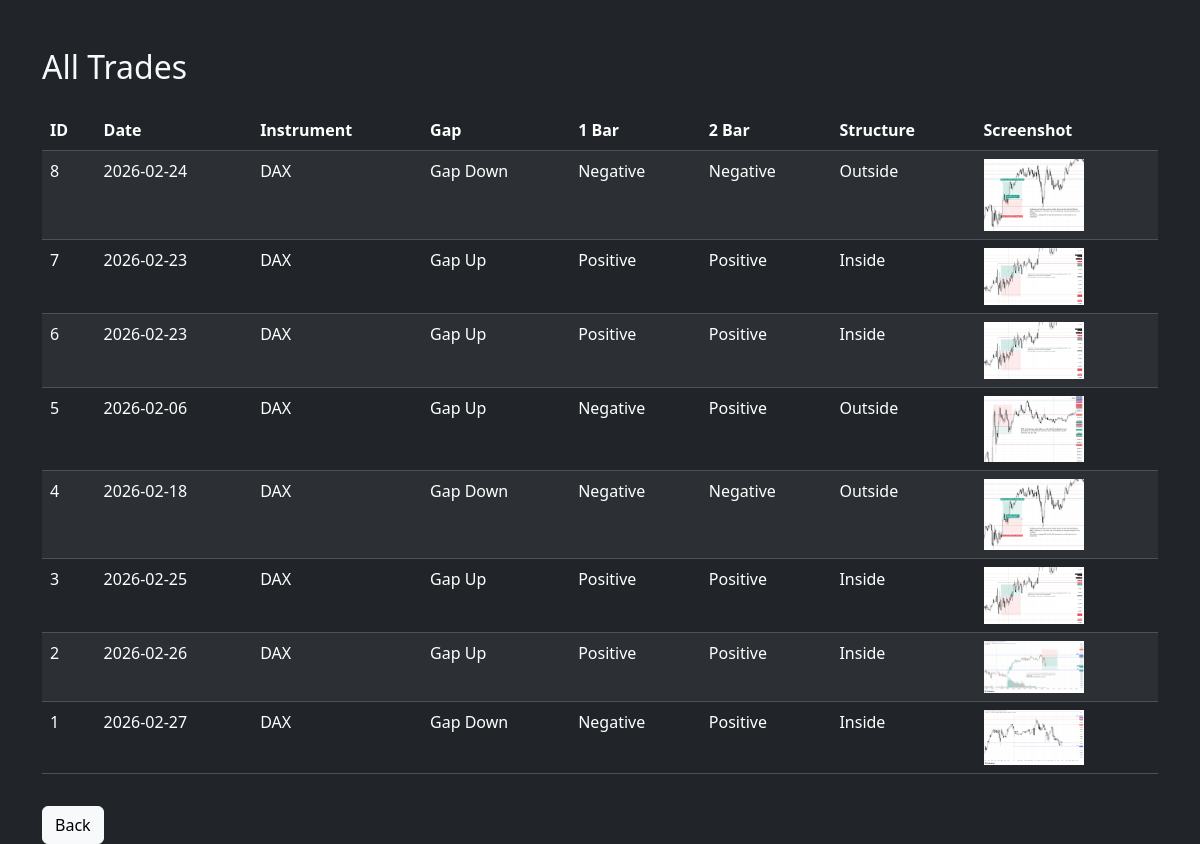
/trades, run on the app's committed database.
### tables this page shows
CREATE TABLE trade_data (
        id INTEGER PRIMARY KEY AUTOINCREMENT,
        screenshot_id INTEGER,
        instrument TEXT,
        gap TEXT,
        bar1 TEXT,
        bar2 TEXT,
        structure TEXT
    );

CREATE TABLE screenshots (
        id INTEGER PRIMARY KEY AUTOINCREMENT,
        image_path TEXT,
        date TEXT,
        created_at TEXT
    );

### app.py (the view)
@app.route("/trades")
def trades():
    conn = sqlite3.connect(DB_NAME)
    c = conn.cursor()
    c.execute("""
    SELECT s.id, s.image_path, s.date, t.instrument, t.gap, t.bar1, t.bar2, t.structure
    FROM screenshots s
    JOIN trade_data t ON s.id = t.screenshot_id
    ORDER BY s.id DESC
    """)
    trades = c.fetchall()
    conn.close()
    return render_template("trades.html", trades=trades)

### templates/trades.html (shortened to what this page needs)
<!DOCTYPE html>
<html>
<head>
    <link href="https://cdn.jsdelivr.net/npm/bootstrap@5.3.2/dist/css/bootstrap.min.css" rel="stylesheet">
</head>
<body class="bg-dark text-light">
<div class="container mt-5">
    <h2 class="mb-4">All Trades</h2>
    <table class="table table-dark table-striped">
        <thead>
            <tr>
                <th>ID</th>
                <th>Date</th>
                <th>Instrument</th>
                <th>Gap</th>
                <th>1 Bar</th>
                <th>2 Bar</th>
                <th>Structure</th>
                <th>Screenshot</th>
            </tr>
        </thead>
        <tbody>
            {% for t in trades %}
            <tr>
                <td>{{ t[0] }}</td>
                <td>{{ t[2] }}</td>
                <td>{{ t[3] }}</td>
                <td>{{ t[4] }}</td>
                <td>{{ t[5] }}</td>
                <td>{{ t[6] }}</td>
                <td>{{ t[7] }}</td>
                <td>
                    <img src="{{ url_for('static', filename='images/' + t[1].split('/')[-1].split('\\')[-1]) }}"
     alt="screenshot" width="100">
                </td>
            </tr>
            {% endfor %}
        </tbody>
    </table>
    <a href="/" class="btn btn-light mt-3">Back</a>
</div>
</body>
</html>

### data on the page
trade_data: t "8", date "2026-02-24", instrument "DAX", gap "Gap Down", bar1 "Negative", bar2 "Negative", structure "Outside"
trade_data: t "7", date "2026-02-23", instrument "DAX", gap "Gap Up", bar1 "Positive", bar2 "Positive", structure "Inside"
trade_data: t "6", date "2026-02-23", instrument "DAX", gap "Gap Up", bar1 "Positive", bar2 "Positive", structure "Inside"
trade_data: t "5", date "2026-02-06", instrument "DAX", gap "Gap Up", bar1 "Negative", bar2 "Positive", structure "Outside", shows a picture
trade_data: t "4", date "2026-02-18", instrument "DAX", gap "Gap Down", bar1 "Negative", bar2 "Negative", structure "Outside"
trade_data: t "3", date "2026-02-25", instrument "DAX", gap "Gap Up", bar1 "Positive", bar2 "Positive", structure "Inside"
trade_data: t "2", date "2026-02-26", instrument "DAX", gap "Gap Up", bar1 "Positive", bar2 "Positive", structure "Inside", shows a picture
trade_data: t "1", date "2026-02-27", instrument "DAX", gap "Gap Down", bar1 "Negative", bar2 "Positive", structure "Inside", shows a picture
